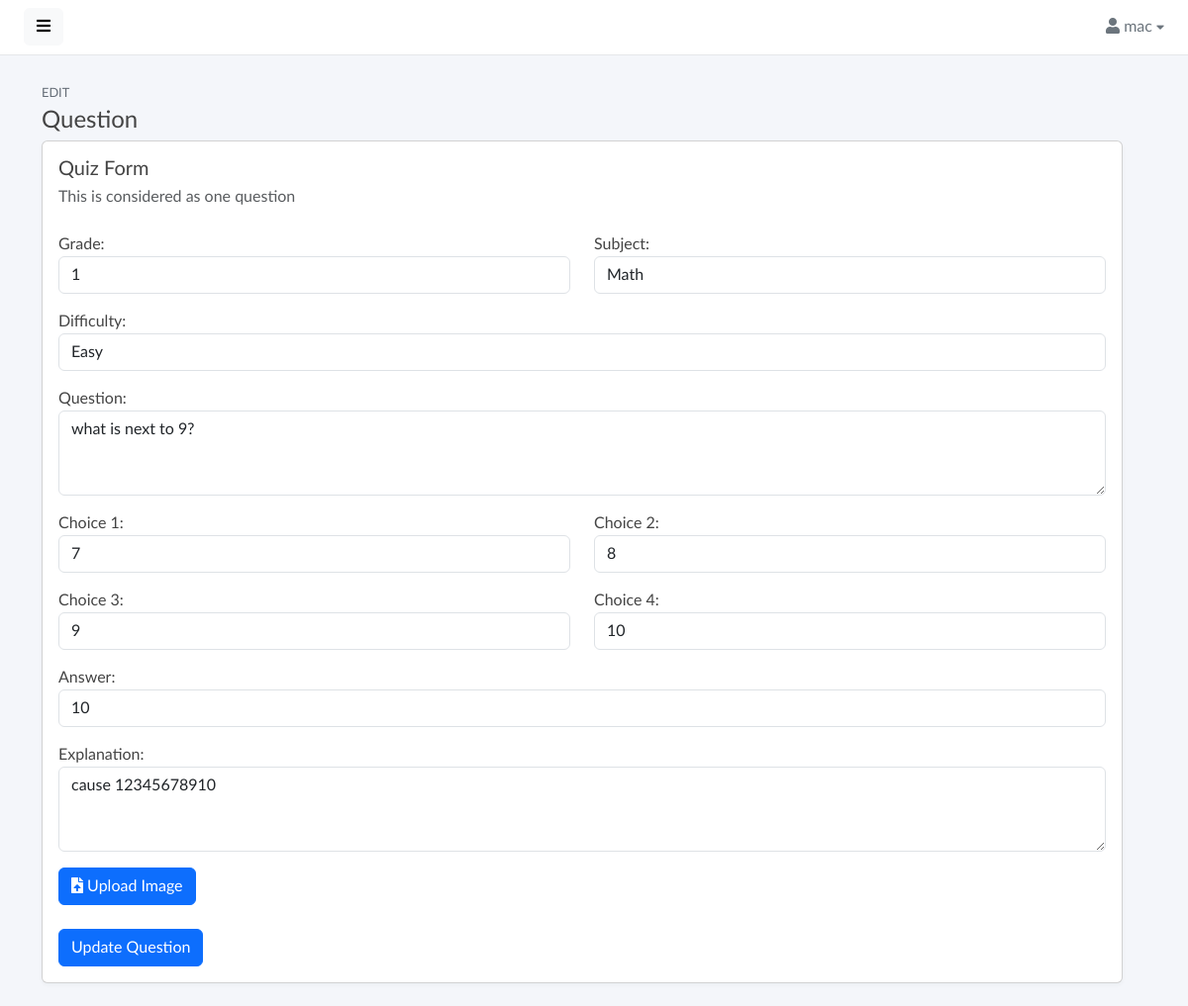
/editQuestion.php?id=8 (signed in), run on the app's committed database.
### tables this page shows
CREATE TABLE `quizquestions` (
  `id` int(11) NOT NULL,
  `grade` varchar(255) DEFAULT NULL,
  `subject` varchar(255) DEFAULT NULL,
  `difficulty` enum('Easy','Medium','Hard') DEFAULT NULL,
  `question` text DEFAULT NULL,
  `choice1` varchar(255) DEFAULT NULL,
  `choice2` varchar(255) DEFAULT NULL,
  `choice3` varchar(255) DEFAULT NULL,
  `choice4` varchar(255) DEFAULT NULL,
  `answer` varchar(255) DEFAULT NULL,
  `explanation` text DEFAULT NULL,
  `image_url` varchar(255) DEFAULT NULL,
  `created_at` timestamp NOT NULL DEFAULT current_timestamp(),
  `updated_at` timestamp NOT NULL DEFAULT current_timestamp() ON UPDATE current_timestamp()
);

### editQuestion.php (the view, shortened to what this page needs)
<?php
include('connection.php');
$question = null;
if (isset($_GET['id']) && is_numeric($_GET['id'])) {
    $id = $_GET['id'];
    if ($stmt = $mysqli->prepare("SELECT * FROM QuizQuestions WHERE id = ?")) {
        $stmt->bind_param("i", $id);
        $stmt->execute();
        $result = $stmt->get_result();
        $question = $result->fetch_assoc();
    }
} else {
    $message = "No question ID specified.";
}
?>
<!doctype html>
<html lang="en">
<?php include 'layout/head.php'; ?>
<body>
    <div class="wrapper">
        <div id="body" class="active">
            <?php include 'layout/nav.php'; ?>
            <div class="content">
                <div class="container">
                    <div class="row">
                        <div class="col-md-12 page-header">
                            <div class="page-pretitle">Edit</div>
                            <h2 class="page-title">Question</h2>
                        </div>
                        <div class="row">
                            <div class="col-md-12">
                                <div class="card">
                                    <div class="card-body">
                                        <div class="mb-4">
                                            <h5 class="card-title">Quiz Form</h5>
                                            <p class="card-subtitle mb-2 text-muted">This is considered as one question
                                            </p>
                                        </div>
                                        <form action="editQuestionAction.php" method="post"
                                            enctype="multipart/form-data">
                                            <div class="row">
                                                <div class="col-md-6">
                                                    <div class="form-group mb-3">
                                                        <label for="grade">Grade:</label>
                                                        <input type="text" class="form-control" id="grade" name="grade"
                                                            value="<?php echo htmlspecialchars($question['grade']); ?>">
                                                    </div>
                                                </div>
                                                <div class="col-md-6">
                                                    <div class="form-group mb-3">
                                                        <label for="subject">Subject:</label>
                                                        <input type="text" class="form-control" id="subject"
                                                            name="subject"
                                                            value="<?php echo htmlspecialchars($question['subject']); ?>">
                                                    </div>
                                                </div>
                                            </div>
                                            <div class="form-group mb-3">
                                                <label for="difficulty">Difficulty:</label>
                                                <select class="form-control" id="difficulty" name="difficulty">
                                                    <option value="Easy" <?php echo ($question['difficulty'] == 'Easy') ? 'selected' : ''; ?>>Easy</option>
                                                </select>
                                            </div>
                                            <div class="form-group mb-3">
                                                <label for="question">Question:</label>
                                                <textarea class="form-control" id="question" name="question"
                                                    rows="3"><?php echo htmlspecialchars($question['question']); ?></textarea>
                                            </div>
                                            <div class="row">
                                                <div class="col-md-6">
                                                    <div class="form-group mb-3">
                                                        <label for="choice1">Choice 1:</label>
                                                        <input type="text" class="form-control" id="choice1"
                                                            name="choice1"
                                                            value="<?php echo htmlspecialchars($question['choice1']); ?>">
                                                    </div>
                                                    <div class="form-group mb-3">
                                                        <label for="choice3">Choice 3:</label>
                                                        <input type="text" class="form-control" id="choice3"
                                                            name="choice3"
                                                            value="<?php echo htmlspecialchars($question['choice3']); ?>">
                                                    </div>
                                                </div>
                                                <div class="col-md-6">
                                                    <div class="form-group mb-3">
                                                        <label for="choice2">Choice 2:</label>
                                                        <input type="text" class="form-control" id="choice2"
                                                            name="choice2"
                                                            value="<?php echo htmlspecialchars($question['choice2']); ?>">
                                                    </div>
                                                    <div class="form-group mb-3">
                                                        <label for="choice4">Choice 4:</label>
                                                        <input type="text" class="form-control" id="choice4"
                                                            name="choice4"
                                                            value="<?php echo htmlspecialchars($question['answer']); ?>">
                                                    </div>
                                                </div>
                                            </div>
                                            <div class="form-group mb-3">
                                                <label for="answer">Answer:</label>
                                                <input type="text" class="form-control" id="answer" name="answer"
                                                    value="<?php echo htmlspecialchars($question['answer']); ?>">
                                            </div>
                                            <div class="form-group mb-3">
                                                <label for="explanation">Explanation:</label>
                                                <textarea class="form-control" id="explanation" name="explanation"
                                                    rows="3"><?php echo htmlspecialchars($question['explanation']); ?></textarea>
                                            </div>
                                            <div class="form-group mb-4">
                                                <a class="btn btn-primary" data-bs-toggle="modal"
                                                    data-bs-target="#exampleModal">
                                                    <i class="fas fa-file-upload"></i> Upload Image
                                                </a>
                                            </div>
                                            <button type="submit" class="btn btn-primary">Update Question</button>
                                        </form>
                                    </div>
                                </div>
                            </div>
                        </div>
                    </div>
                </div>
            </div>
        </div>
        <?php include 'layout/foot.php'; ?>
</body>
</html>

### assets/css/master.css (style rules this page uses)
body, h1, .h1, h2, .h2, h3, .h3, h4, .h4, h5, .h5, h6, .h6, p, a, td { -moz-osx-font-smoothing: grayscale; -webkit-font-smoothing: antialiased; }
body { width: 100%; height: 100%; background: #f4f6fa; font-family: "Lato", "Helvetica Neue", Arial, Helvetica, sans-serif; font-size: 1rem; color: #444; }
.wrapper { display: flex; width: 100%; align-items: stretch; overflow-x: hidden }
#body { width: 100%; padding: 0; min-height: 100vh; transition: all 0.3s; }
#body>.content { position: relative; padding: .5rem; }
.page-header { margin-top: 1.25rem; }
.page-pretitle { font-size: .8rem; text-transform: uppercase; line-height: 1.6; color: #656d77; }
.page-title { margin: 0; font-size: 1.5rem; line-height: 1.5555556; }
.card { margin-bottom: 15px; box-shadow: rgba(35, 46, 60, .04) 0 2px 4px 0; }
a, a:hover, a:focus { color: inherit; text-decoration: none; transition: all 0.3s; }

### data on the page
quizquestions: grade "1", subject "Math", difficulty "Easy", question "what is next to 9?", choice1 "7", choice3 "9", choice2 "8", choice4 "10", answer "10", explanation "cause 12345678910"

### other printed values
$_SESSION['username'] "mac"
